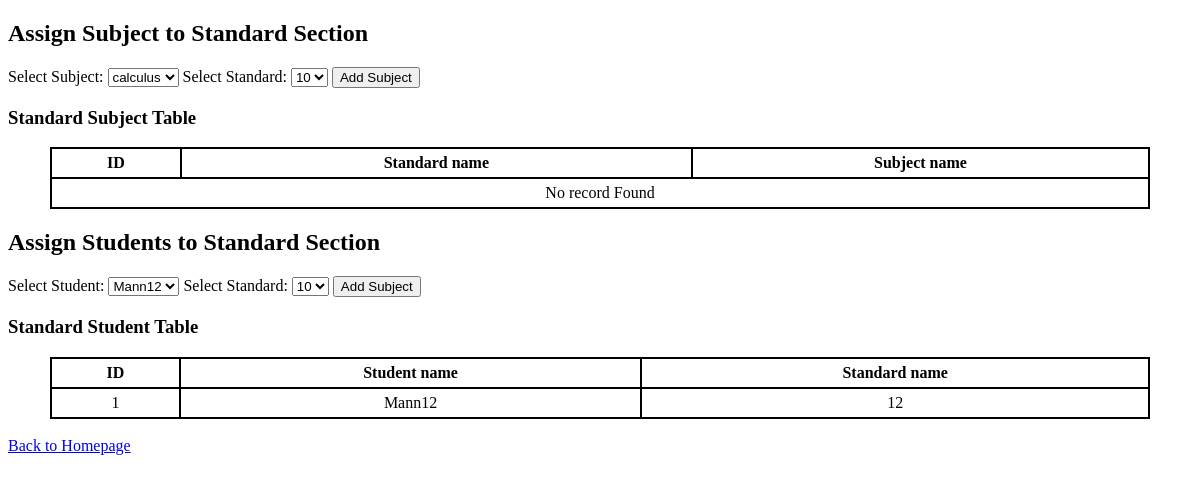
/assign_sub.php (signed in), run on the app's committed database.
### tables this page shows
CREATE TABLE `student_std` (
  `id` int NOT NULL,
  `student_id` int NOT NULL,
  `std_id` int NOT NULL
);

CREATE TABLE `user` (
  `Id` int NOT NULL,
  `Full_Name` varchar(255) NOT NULL,
  `Email_ID` varchar(255) NOT NULL,
  `Contact_No` bigint NOT NULL,
  `Dob` date NOT NULL,
  `Password` varchar(255) NOT NULL,
  `image` varchar(255) NOT NULL
);

CREATE TABLE `standards` (
  `id` int NOT NULL,
  `std_name` varchar(50) NOT NULL
);

### assign_sub.php (the view, shortened to what this page needs)
<?php
include_once "db_connect.php"
?>
<!DOCTYPE html>
<html lang="en">
<head>
</head>
<body>
    <h2>Assign Subject to Standard Section</h2>
    <form action="" method="post">
        <label for="select_subject">Select Subject:</label>
        <select name="subjectname">
            <?php
            $query = "SELECT * FROM subjects";
            $result = mysqli_query($conn, $query);
            while ($row = mysqli_fetch_assoc($result)) {
                $name = $row['subjects'];
                $id = $row['id'];
                echo "<option value='$id'>$name</option>";
            }
            ?>
        </select>
        <label for="select_Chapter">Select Standard:</label>
        <select name="stdname">
            <?php
            $query = "SELECT * FROM standards";
            $result = mysqli_query($conn, $query);
            while ($row = mysqli_fetch_assoc($result)) {
                $name = $row['std_name'];
                $id = $row['id'];
                echo "<option value='$id'>$name</option>";
            }
            ?>
        </select>
        <input type="submit" name="submitsub" value="Add Subject">
    </form>
    <?php
    $query = "SELECT sub_std.*, subjects.subjects As sub_name, standards.std_name AS std_name
    FROM `sub_std`
    JOIN subjects ON subjects.id = sub_std.sub_id
    JOIN standards ON standards.id = sub_std.std_id ";
    $result = mysqli_query($conn, $query);
    ?>
    <h3>Standard Subject Table</h3>
    <table align="center" style="width: 1100px;">
        <tr>
            <th>ID</th>
            <th>Standard name</th>
            <th>Subject name</th>
        </tr>
        <?php
        if (mysqli_num_rows($result) > 0) {
            while ($row = mysqli_fetch_assoc($result)) {
                ?>
                <tr>
                    <td><?php echo $row['id']; ?></td>
                    <td><?php echo $row['std_name']; ?></td>
                    <td><?php echo $row['sub_name']; ?></td>
                </tr><?php
            }
        } else {
                ?>
                <tr>
                    <td colspan="3"> No record Found</td>
                </tr>
            <?php
        }
            ?>
    </table>
    <h2>Assign Students to Standard Section</h2>
    <form action="" method="post">
        <label for="select_student">Select Student:</label>
        <select name="studentname">
            <?php
            $query="Select user.Id, user.Full_Name from user INNER JOIN user_type ON user.id = user_type.user_id where user_type.access_id = 3";
            $result = mysqli_query($conn, $query);
            while ($row = mysqli_fetch_assoc($result)) {
                $name = $row['Full_Name'];
                $id = $row['Id'];
                echo "<option value='$id'>$name</option>";
            }
            ?>
        </select>
        <label for="select_Chapter">Select Standard:</label>
        <select name="stdname">
            <?php
            $query = "SELECT * FROM standards";
            $result = mysqli_query($conn, $query);
            while ($row = mysqli_fetch_assoc($result)) {
                $name = $row['std_name'];
                $id = $row['id'];
                echo "<option value='$id'>$name</option>";
            }
            ?>
        </select>
        <input type="submit" name="submituser" value="Add Subject">
    </form>
    <?php
    $selct_stud_query = "SELECT student_std.*, user.Full_Name As student_name, standards.std_name AS std_name
    FROM `student_std`
    JOIN user ON user.id = student_std.student_id
    JOIN standards ON standards.id = student_std.std_id ";
    $result = mysqli_query($conn, $selct_stud_query);
    ?>
    <h3>Standard Student Table</h3>
    <table align="center" style="width: 1100px;">
        <tr>
            <th>ID</th>
            <th>Student name</th>
            <th>Standard name</th>
        </tr>
        <?php
        if (mysqli_num_rows($result) > 0) {
            while ($row = mysqli_fetch_assoc($result)) {
                ?>
                <tr>
                    <td><?php echo $row['id']; ?></td>
                    <td><?php echo $row['student_name']; ?></td>
                    <td><?php echo $row['std_name']; ?></td>
                </tr><?php
            }
        } else {
                ?>
                <tr>
                    <td colspan="3"> No record Found</td>
                </tr>
            <?php
        }
            ?>
    </table>
    <br>
        <a href="homepage.php">Back to Homepage</a>
</body>
</html>

### assign_sub.php (style rules this page uses)
table { border: 1px solid black; border-spacing: 0; }
th, td { border: 1px solid black; padding: 5px; text-align: center; }

### data on the page
student_std: id "1", user.Full_Name "Mann12", standards.std_name "12"

### other printed values
form field subjectname "calculus"
form field stdname "10"
form field studentname "Mann12"
